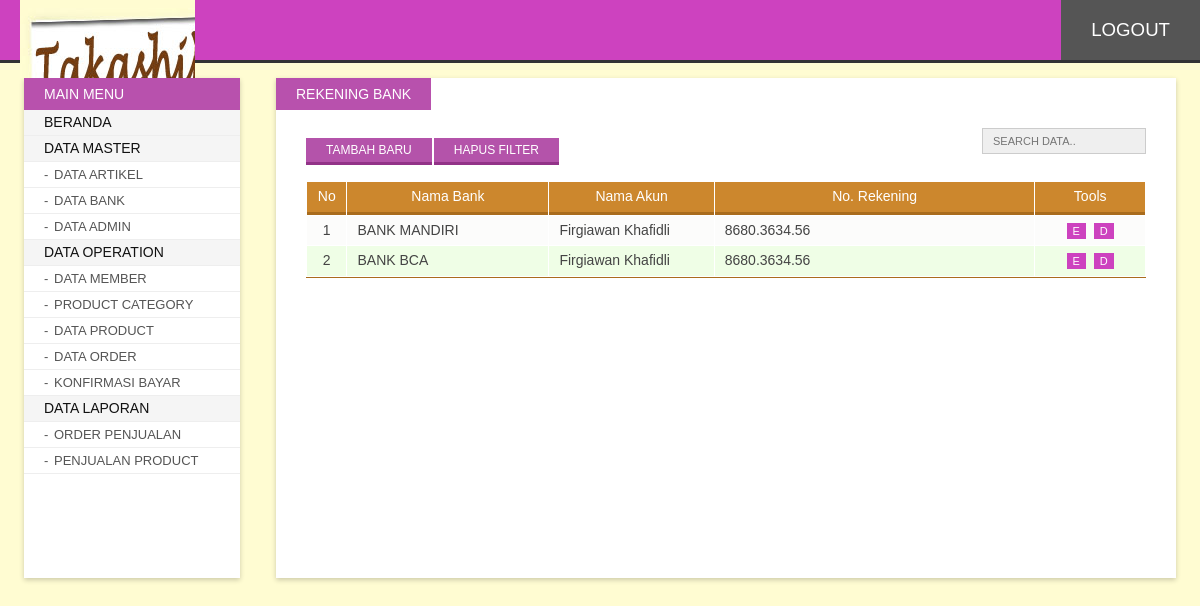
Screenshot of /admin/index.php?p=bank (signed in) with the database file from the repository.
### tables this page shows
CREATE TABLE `bank` (
  `id` int(10) NOT NULL AUTO_INCREMENT,
  `nama_bank` varchar(50) DEFAULT NULL,
  `nama_akun` varchar(50) DEFAULT NULL,
  `no_rekening` varchar(50) DEFAULT NULL,
  PRIMARY KEY (`id`)
);

### admin/content/bank.php (the view, shortened to what this page needs)
<?php
	$limit = 10;
	if(isset($_GET['h'])){
		$page = $_GET['h'];
   		$offset = $limit * ($page - 1);
	} else {
		$offset = 0;
	}
	$search = "";
	$resQry = "SELECT * FROM bank
		WHERE 0=0 ".$search."
		ORDER BY id DESC
		LIMIT ".$offset.",".$limit;
	$results = mysql_query($resQry);
	$countResults = mysql_num_rows($results);
?>
<span class="page-title">Rekening Bank</span>
<div class="inner">
<div class="searchform">
	<form action="index.php" method="get">
   	  <input type="text" value="<?php echo isset($_GET['s'])?$_GET['s']:'';?>" id="search" name="s" placeholder="Search data..">
    </form>
</div>
<a class="addButton button" href="?p=addBank" title="Add New Record">Tambah Baru</a>
<a class="addButton button" href="?p=<?php echo $_GET['p'];?>" title="Clear Filter">Hapus Filter</a>
<div class="clr"></div><br>
<table id="listTable" width="100%" cellpadding="5" cellspacing="1">
<thead>
    <tr>
    	<td width="2%">No</td>
        <td width="22%">Nama Bank</td>
        <td width="18%">Nama Akun</td>
        <td width="35%">No. Rekening</td>
        <td width="12%">Tools</td>
    </tr>
</thead>
<tbody>
	<?php
	if($countResults > 0){
		$i = 1;
		while($r = mysql_fetch_array($results)){
	?>
	<tr class="<?php echo ($i%2)==0?'odd':'';?>">
    	<td align="center"><?php echo $i;?></td>
        <td><?php echo $r['nama_bank'];?></td>
        <td><?php echo $r['nama_akun'];?></td>
        <td><?php echo $r['no_rekening'];?></td>
      <td align="center">
        	<a class="bTools" href="?p=edBank&id=<?php echo $r['id'];?>" title="Edit">E</a>
            <a class="bTools" href="?p=delBank&id=<?php echo $r['id'];?>" title="Delete" onClick="return confirm('Hapus record <?php echo $r['nama_bank'];?> ?');">D</a>
        </td>
    </tr>
    <?php $i++; }
	} else  {
    ?>
    <tr>
    	<td colspan="5" align="center">Record Not Available</td>
    </tr>
    <?php } ?>
</tbody>
</table>
</div>

### admin/asset/css/style.css (style rules this page uses)
body#bd { font-family:Calibri, Arial, Helvetica, sans-serif; background:#fffcd2; overflow-y:scroll; font-size:14px; color:#333; padding:0; margin:0; }
.button, .button:hover, .button:focus, .animate, .animate:hover, .pagination li a, .pagination li a:hover, .navigation ul li a, .navigation ul li a:hover, .searchform #search, .searchform #search:focus, #listTable tbody tr, #listTable tbody tr:hover { -webkit-transition: all 0.3s ease-in-out; -moz-transition: all 0.3s ease-in-out; -ms-transition: all 0.3s ease-in-out; -o-transition: all 0.3s ease-in-out; transition: all 0.3s ease-in-out; }
a { text-decoration:none; color:#993300; }
.button { background:#b453aa; color:#fff; font-size:12px; padding:5px 20px; border:none; cursor:pointer; text-transform:uppercase; margin:10px 2px 0 0; border-bottom:solid 3px #923388; }
.addButton { float:left; }
div.contentwrap span.page-title { text-transform:uppercase; background:#b851ad; padding:8px 20px; position:absolute; color:#fff; left:0; top:0; }
div.contentwrap > .inner { margin:0 30px; font-size:14px; padding:50px 0 30px; }
div.searchform { float:right; }
div.searchform #search { border:solid 1px #ccc; background:#efefef; padding:6px 10px; outline:none; font-size:11px; font-family:inherit; text-transform:uppercase; }
#listTable { background:#fff; border-bottom:solid 1px #a96c1d; }
#listTable thead tr td { background:#cc872d; text-align:center; color:#fff; padding:5px 10px; line-height:1.4; position:relative; border-bottom:solid 3px #a96c1d; }
#listTable tbody tr { background:#fcfcfb; }
#listTable tbody tr td { color:#444; padding:5px 10px; line-height:1.4; }
#listTable tbody tr.odd { background:#effee6; }
a.bTools { background:#cd42bf; color:#fff; font-size:11px; padding:2px 6px; margin:0 2px; }

### rows the page displays
bank: nama_bank "BANK MANDIRI", nama_akun "Firgiawan Khafidli", no_rekening "8680.3634.56"
bank: nama_bank "BANK BCA", nama_akun "Firgiawan Khafidli", no_rekening "8680.3634.56"
